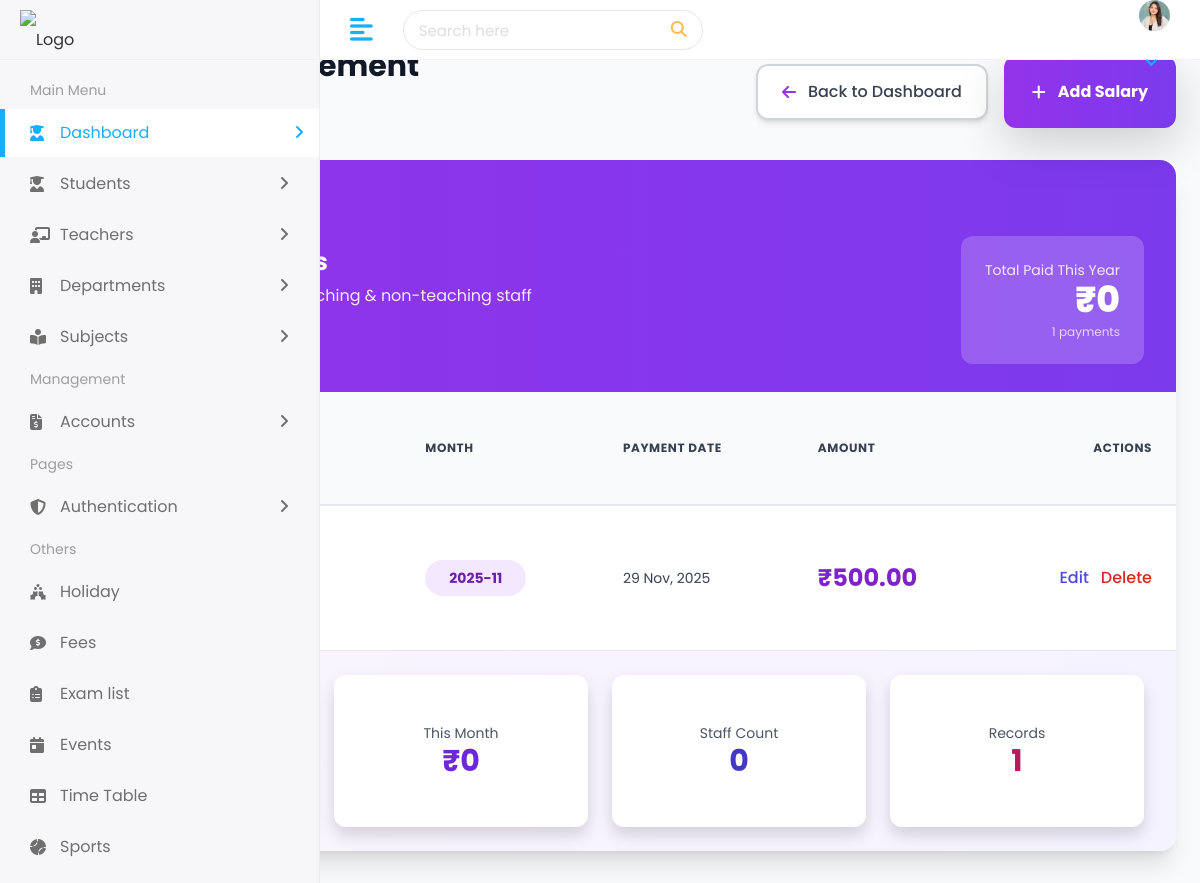
The app's page /student/salary/ with its own data.
### student/models.py (models this page shows, shortened)
class Salary(models.Model):
    staff = models.ForeignKey(Teacher, on_delete=models.CASCADE, related_name='salaries')
    amount = models.DecimalField(max_digits=10, decimal_places=2)
    month = models.CharField(max_length=7)
    date = models.DateField(blank=True, null=True)
    created_at = models.DateTimeField(auto_now_add=True)

### student/views.py (the view)
# urls.py: path('salary/', views.salary_view, name='salary'),
def salary_view(request):
    try:
        from .models import Salary
        salaries = Salary.objects.select_related('staff').order_by('-date')
    except Exception:
        salaries = []
    context = {
        'salaries': salaries,
    }
    return render(request, 'salary.html', context)

### templates/salary.html (shortened to what this page needs)
{% extends 'Home/base.html' %}
{% load static %}
{% block body %}
<div class="min-h-screen bg-gray-50 py-8 px-4">
    <div class="max-w-7xl mx-auto">
        <div class="flex flex-col sm:flex-row sm:items-center sm:justify-between mb-8">
            <div>
                <h1 class="text-3xl font-bold text-gray-900">Staff Salary Management</h1>
                <nav class="flex mt-2 text-sm text-gray-600">
                    <a href="{% url 'dashboard' %}" class="hover:text-indigo-600">Dashboard</span>Dashboard</a>
                    <span class="mx-2">/</span>
                    <span class="text-purple-600 font-bold">Salary</span>
                </nav>
            </div>
            <div class="mt-4 sm:mt-0 flex items-center space-x-4">
                <a href="{% url 'dashboard' %}"
                   class="flex items-center space-x-3 px-6 py-3.5 bg-white border-2 border-gray-300 rounded-xl shadow-md hover:shadow-lg hover:border-gray-400 hover:bg-gray-50 font-medium text-gray-700 transition-all duration-200 transform hover:-translate-x-1">
                    <i class="fas fa-arrow-left text-purple-600"></i>
                    <span>Back to Dashboard</span>
                </a>
                <a href="{% url 'add_salary' %}"
                   class="px-7 py-4 bg-gradient-to-r from-purple-600 to-violet-600 hover:from-purple-700 hover:to-violet-700 text-white font-bold rounded-xl shadow-lg flex items-center space-x-3 transform hover:scale-105 transition duration-300">
                    <i class="fas fa-plus"></i>
                    <span>Add Salary</span>
                </a>
            </div>
        </div>
        <div class="bg-white rounded-2xl shadow-xl overflow-hidden">
            <div class="px-8 py-7 bg-gradient-to-r from-purple-600 to-violet-600">
                <div class="flex flex-col lg:flex-row lg:items-center lg:justify-between">
                    <div>
                        <h2 class="text-2xl font-bold text-white flex items-center">
                        </h2>
                        <p class="text-purple-100 mt-1">Manage monthly salaries for teaching & non-teaching staff</p>
                    </div>
                    <div class="mt-5 lg:mt-0 bg-white/20 backdrop-blur rounded-xl px-6 py-4 text-right">
                        <p class="text-purple-100 text-sm">Total Paid This Year</p>
                        <p class="text-4xl font-extrabold text-white">₹{{ total_salary|default:"0" }}</p>
                        <p class="text-purple-200 text-xs mt-1">{{ salaries|length }} payments</p>
                    </div>
                </div>
            </div>
            <div class="overflow-x-auto">
                <table class="w-full">
                    <thead class="bg-gray-50 border-b-2 border-gray-200">
                        <tr>
                            <th class="px-6 py-5 text-left text-xs font-bold text-gray-700 uppercase tracking-wider">#</th>
                            <th class="px-6 py-5 text-left text-xs font-bold text-gray-700 uppercase tracking-wider">Staff Member</th>
                            <th class="px-6 py-5 text-left text-xs font-bold text-gray-700 uppercase tracking-wider">Month</th>
                            <th class="px-6 py-5 text-left text-xs font-bold text-gray-700 uppercase tracking-wider">Payment Date</th>
                            <th class="px-6 py-5 text-left text-xs font-bold text-gray-700 uppercase tracking-wider">Amount</th>
                            <th class="px-6 py-5 text-right text-xs font-bold text-gray-700 uppercase tracking-wider">Actions</th>
                        </tr>
                    </thead>
                    <tbody class="divide-y divide-gray-200">
                        {% for s in salaries %}
                        <tr class="hover:bg-purple-50 transition duration-200 group">
                            <td class="px-6 py-5 text-sm font-medium text-gray-600">{{ forloop.counter }}</td>
                            <td class="px-6 py-5">
                                <div class="flex items-center space-x-4">
                                    <div class="w-12 h-12 bg-gradient-to-br from-purple-500 to-violet-600 rounded-full flex items-center justify-center text-white font-bold text-lg shadow-md">
                                    </div>
                                    <div>
                                        <p class="text-lg font-semibold text-gray-900">
                                        </p>
                                        <p class="text-sm text-gray-500">{{ s.staff.role|default:"Staff" }}</p>
                                    </div>
                                </div>
                            </td>
                            <td class="px-6 py-5">
                                <span class="px-4 py-2 inline-flex text-sm font-bold rounded-full bg-purple-100 text-purple-800">
                                    {{ s.month }}
                                </span>
                            </td>
                            <td class="px-6 py-5 text-sm text-gray-700">
                                {{ s.date|date:"d M, Y" }}
                            </td>
                            <td class="px-6 py-5">
                                <span class="text-2xl font-bold text-purple-700">₹{{ s.amount }}</span>
                            </td>
                            <td class="px-6 py-5 text-right">
                                <div class="flex items-center justify-end space-x-3">
                                    <a href="{% url 'edit_salary' s.id %}"
                                       class="text-indigo-600 hover:text-indigo-800 font-medium hover:underline transition">
                                        Edit
                                    </a>
                                    <form action="{% url 'delete_salary' s.id %}" method="POST" class="inline">
                                        <button type="submit"
                                                onclick="return confirm('Delete this salary record permanently?')"
                                                class="text-red-600 hover:text-red-800 font-medium hover:underline transition">
                                            Delete
                                        </button>
                                    </form>
                                </div>
                            </td>
                        </tr>
                        {% endfor %}
                    </tbody>
                </table>
            </div>
            {% if salaries %}
            <div class="px-8 py-6 bg-gradient-to-r from-purple-50 to-violet-50 border-t">
                <div class="grid grid-cols-1 sm:grid-cols-4 gap-6 text-center">
                    <div class="bg-white rounded-xl p-5 shadow">
                        <p class="text-gray-600 text-sm">Total Salary Paid</p>
                        <p class="text-3xl font-bold text-purple-700">₹{{ total_salary|default:"0" }}</p>
                    </div>
                    <div class="bg-white rounded-xl p-5 shadow">
                        <p class="text-gray-600 text-sm">This Month</p>
                        <p class="text-3xl font-bold text-violet-700">₹{{ monthly_salary|default:"0" }}</p>
                    </div>
                    <div class="bg-white rounded-xl p-5 shadow">
                        <p class="text-gray-600 text-sm">Staff Count</p>
                        <p class="text-3xl font-bold text-indigo-700">{{ staff_count|default:"0" }}</p>
                    </div>
                    <div class="bg-white rounded-xl p-5 shadow">
                        <p class="text-gray-600 text-sm">Records</p>
                        <p class="text-3xl font-bold text-pink-700">{{ salaries|length }}</p>
                    </div>
                </div>
            </div>
            {% endif %}
        </div>
    </div>
</div>
<script src="https://cdn.tailwindcss.com"></script>
{% endblock %}

### static/assets/css/style.css (style rules this page uses)
html { height: 100%; }
body { background-color: #fff; color: #333; font-family: 'Poppins', sans-serif; font-size: 1rem; height: 100%; line-height: 1.5; overflow-x: hidden; }
h1, h2, h3, h4, h5, h6 { font-family: 'Poppins', sans-serif; margin-top: 0; }
input, input:focus, button, button:focus { outline: none; }
.bg-white { background-color: #fff; }

### records on screen
Salary: month "2025-11", date "29 Nov, 2025", amount "500.00"

### other values on screen
{{ total_salary|default:"0" }} "0"
{{ salaries|length }} "1"
{{ monthly_salary|default:"0" }} "0"
{{ staff_count|default:"0" }} "0"
